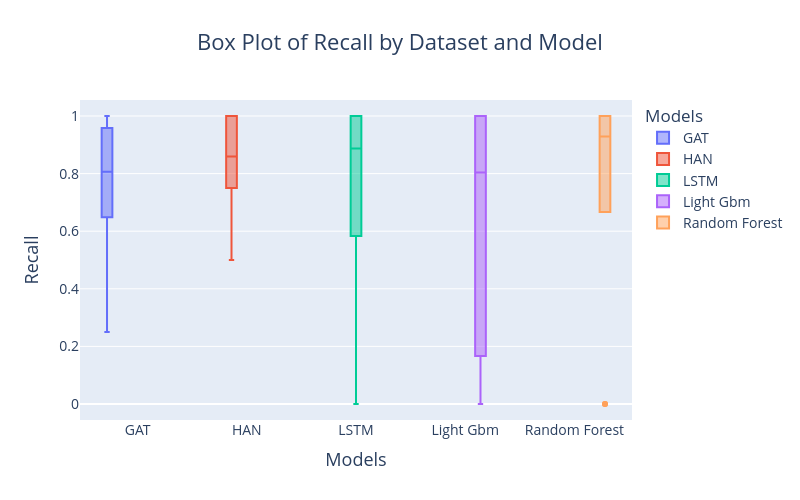

The notebook cell saved with this chart:
### Code cell
import plotly.express as px

# Create a Plotly figure for each dataset
fig = px.box(
    df_all[df_all['metrics.new_posts']>0],
    x='model',
    y='metrics.curr_recall',
    color='model',
    boxmode='group',
    title="Box Plot of Recall by Dataset and Model",
    labels={'metrics.test_recall': 'Recall', 'model': 'Model'}
)

# Update layout for better visualization and readability
fig.update_layout(
    title="Box Plot of Recall by Dataset and Model",  
    title_x=0.5,  
    width=800,  
    height=500,  
    font=dict(size=16),  
    xaxis=dict(title="Models", title_font=dict(size=18), tickfont=dict(size=14)),
    yaxis=dict(
        title="Recall", 
        title_font=dict(size=18), 
        tickfont=dict(size=14),
        
    ),
    legend=dict(title="Models", font=dict(size=14))  
)

# Show the plot
fig.show()

### Figure 1 — Plotly figure (JSON) as saved in the notebook; plotly's stock layout.template omitted (floating-point values rounded to 4 significant figures)
{"data": [{"alignmentgroup": "True", "hovertemplate": "Model=%{x}<br>metrics.curr_recall=%{y}<extra></extra>", "legendgroup": "GAT", "marker": {"color": "#636efa"}, "name": "GAT", "notched": false, "offsetgroup": "GAT", "orientation": "v", "showlegend": true, "type": "box", "x": ["GAT", "GAT", "GAT", "GAT", "GAT", "GAT", "GAT", "GAT", "GAT", "GAT", "GAT", "GAT", "GAT", "GAT", "GAT", "GAT", "GAT", "GAT", "GAT", "GAT"], "x0": " ", "xaxis": "x", "y": [0.7571, 1, 0.8333, 0.8, 0.9167, 0.8125, 0.5962, 0.7, 0.9167, 0.75, 0.75, 0.5, 1, 0.875, 0.25, 0.5, 0.3333, 1, 1, 1], "y0": " ", "yaxis": "y"}, {"alignmentgroup": "True", "hovertemplate": "Model=%{x}<br>metrics.curr_recall=%{y}<extra></extra>", "legendgroup": "HAN", "marker": {"color": "#EF553B"}, "name": "HAN", "notched": false, "offsetgroup": "HAN", "orientation": "v", "showlegend": true, "type": "box", "x": ["HAN", "HAN", "HAN", "HAN", "HAN", "HAN", "HAN", "HAN", "HAN", "HAN", "HAN", "HAN", "HAN", "HAN", "HAN", "HAN", "HAN", "HAN", "HAN", "HAN"], "x0": " ", "xaxis": "x", "y": [0.8286, 1, 0.8333, 0.8, 1, 0.75, 0.8846, 0.65, 0.9167, 0.75, 0.75, 0.6667, 1, 0.9375, 0.75, 0.5, 1, 1, 1, 1], "y0": " ", "yaxis": "y"}, {"alignmentgroup": "True", "hovertemplate": "Model=%{x}<br>metrics.curr_recall=%{y}<extra></extra>", "legendgroup": "LSTM", "marker": {"color": "#00cc96"}, "name": "LSTM", "notched": false, "offsetgroup": "LSTM", "orientation": "v", "showlegend": true, "type": "box", "x": ["LSTM", "LSTM", "LSTM", "LSTM", "LSTM", "LSTM", "LSTM", "LSTM", "LSTM", "LSTM", "LSTM", "LSTM", "LSTM", "LSTM", "LSTM", "LSTM", "LSTM", "LSTM", "LSTM", "LSTM"], "x0": " ", "xaxis": "x", "y": [0.7143, 1, 0.3333, 1, 1, 1, 0.6923, 0.9, 0.6667, 1, 1, 1, 1, 0.875, 1, 0.5, 0.6667, 0, 0, 0], "y0": " ", "yaxis": "y"}, {"alignmentgroup": "True", "hovertemplate": "Model=%{x}<br>metrics.curr_recall=%{y}<extra></extra>", "legendgroup": "Light Gbm", "marker": {"color": "#ab63fa"}, "name": "Light Gbm", "notched": false, "offsetgroup": "Light Gbm", "orientation": "v", "showlegend": true, "type": "box", "x": ["Light Gbm", "Light Gbm", "Light Gbm", "Light Gbm", "Light Gbm", "Light Gbm", "Light Gbm", "Light Gbm", "Light Gbm", "Light Gbm", "Light Gbm", "Light Gbm", "Light Gbm", "Light Gbm", "Light Gbm", "Light Gbm", "Light Gbm", "Light Gbm", "Light Gbm", "Light Gbm"], "x0": " ", "xaxis": "x", "y": [0.8571, 1, 0.6667, 1, 1, 1, 0.6923, 0.9, 0.6667, 1, 1, 1, 1, 0.75, 0, 0, 0.3333, 0, 0, 0], "y0": " ", "yaxis": "y"}, {"alignmentgroup": "True", "hovertemplate": "Model=%{x}<br>metrics.curr_recall=%{y}<extra></extra>", "legendgroup": "Random Forest", "marker": {"color": "#FFA15A"}, "name": "Random Forest", "notched": false, "offsetgroup": "Random Forest", "orientation": "v", "showlegend": true, "type": "box", "x": ["Random Forest", "Random Forest", "Random Forest", "Random Forest", "Random Forest", "Random Forest", "Random Forest", "Random Forest", "Random Forest", "Random Forest", "Random Forest", "Random Forest", "Random Forest", "Random Forest", "Random Forest", "Random Forest", "Random Forest", "Random Forest", "Random Forest", "Random Forest"], "x0": " ", "xaxis": "x", "y": [0.8571, 1, 0.6667, 1, 1, 1, 0.7692, 0.8, 0.6667, 1, 1, 0.6667, 1, 0.75, 0, 0, 0.6667, 1, 1, 1], "y0": " ", "yaxis": "y"}], "layout": {"boxmode": "group", "font": {"size": 16}, "height": 500, "legend": {"font": {"size": 14}, "title": {"text": "Models"}, "tracegroupgap": 0}, "title": {"text": "Box Plot of Recall by Dataset and Model", "x": 0.5}, "width": 800, "xaxis": {"anchor": "y", "autorange": true, "categoryarray": ["GAT", "HAN", "LSTM", "Light Gbm", "Random Forest"], "categoryorder": "array", "domain": [0, 1], "range": [-0.5278, 4.528], "tickfont": {"size": 14}, "title": {"font": {"size": 18}, "text": "Models"}, "type": "category"}, "yaxis": {"anchor": "x", "autorange": true, "domain": [0, 1], "range": [-0.05556, 1.056], "tickfont": {"size": 14}, "title": {"font": {"size": 18}, "text": "Recall"}, "type": "linear"}}}
